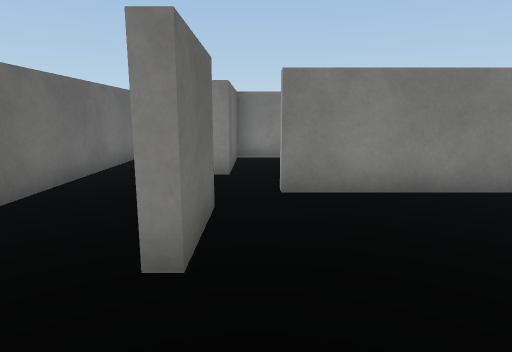
[1] (above)

17 first-person views from a walk through a Unity game level. The camera is 1.3 m above the floor, tilts 10° down and sees 75° across. The floor is counted in squares, 1 m on a side. Each view is taken from the middle of a square. On the plan, view 1 faces up. The plan holds only what a view shows up to about 14 squares ahead; the rest is blank. The player is left out. Surface patterns are stand-ins for the level's own textures.

[2]
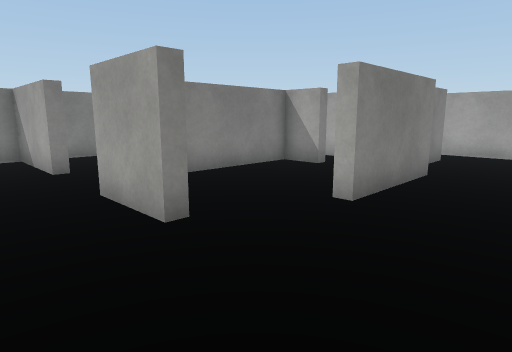

[3]
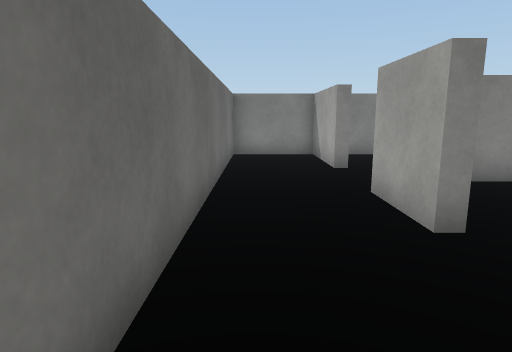

[4]
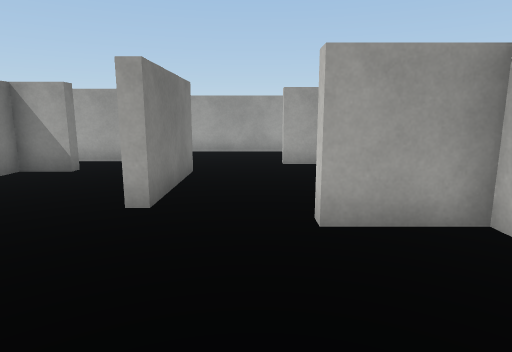

[5]
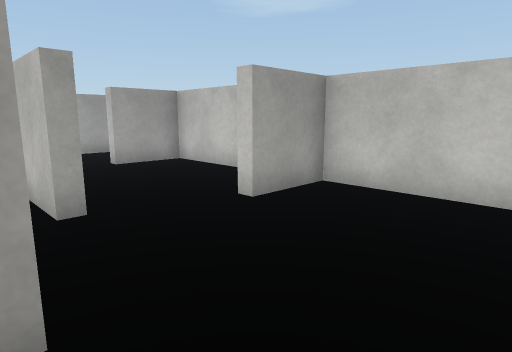

[6]
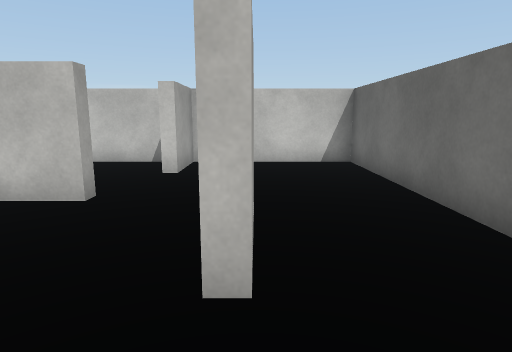

[7]
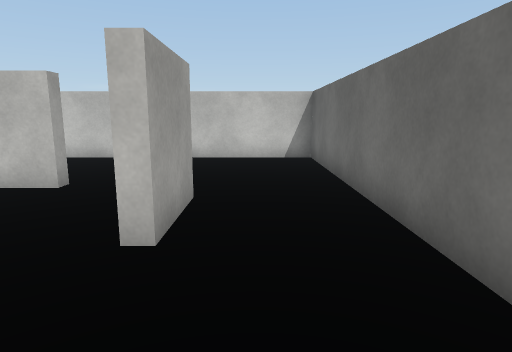

[8]
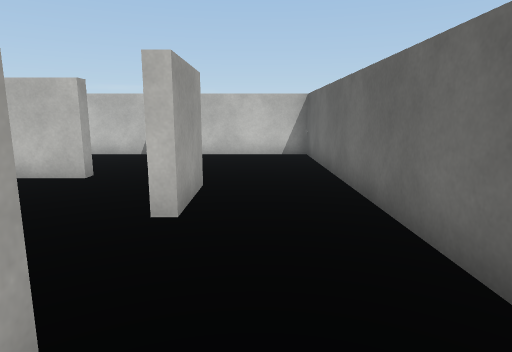

[9]
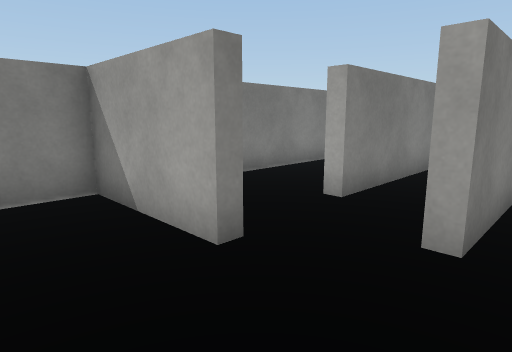

[10]
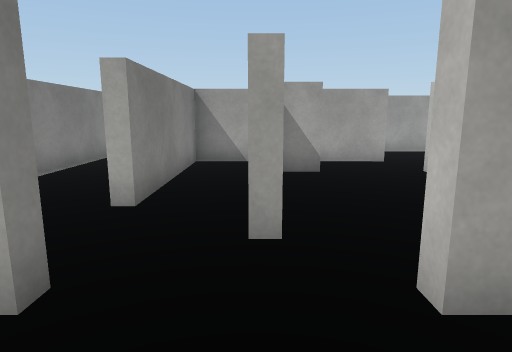

[11]
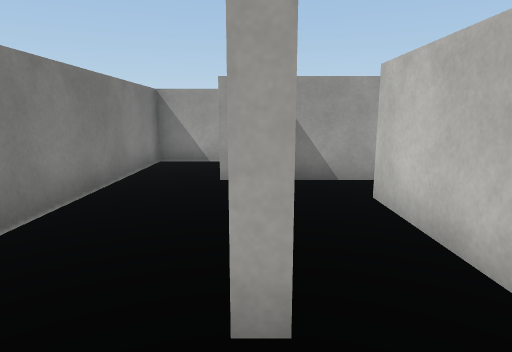

[12]
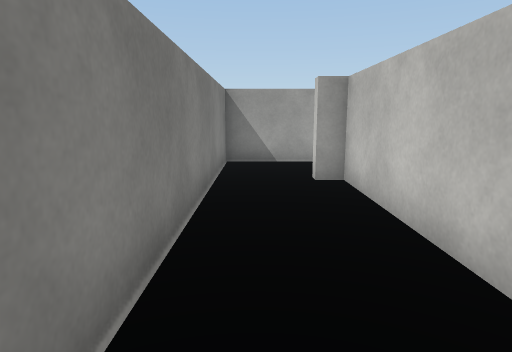

[13]
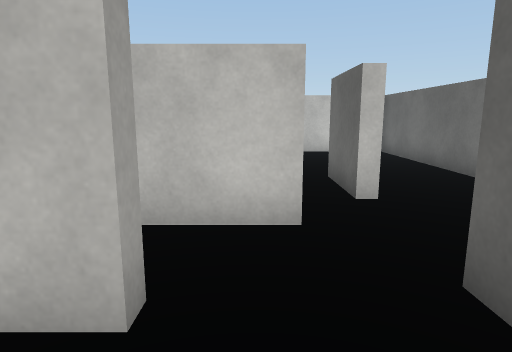

[14]
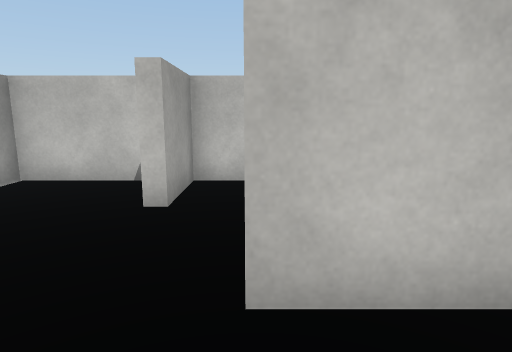

[15]
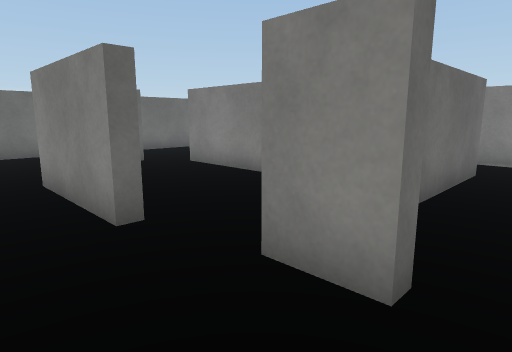

[16]
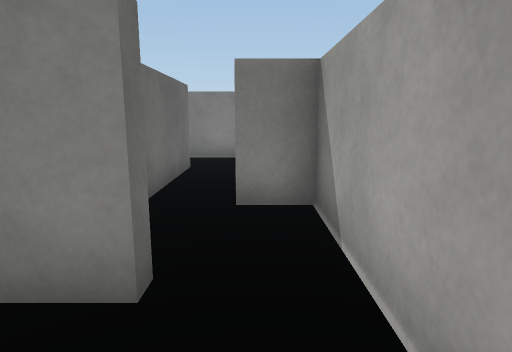

[17]
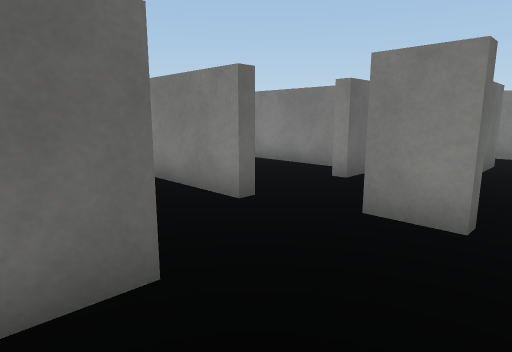

### Floor plan
Points are (right, up) in squares from view 1. A wall is a line through its corners. A room is listed if a view was taken in it or the views show most of it. See-through windows are left out.
Room 1 (views 1, 2, 3, 4, 5, 6, 7, 8, 9, 10, 11, 14)
walls: (-0.6, 4.8) (-0.6, 2.6) (-1, 2.6) (-1, 4.8) (-0.6, 4.8); (1.8, 1.5) (1.8, 1.9) (5.1, 1.9); (-0.6, 8.5) (-0.6, 7.6) (-1, 7.6) (-1, 10.9) (-3.8, 10.9) (-3.8, -2.8) (0.8, -2.8) (0.8, -0.8); (5.3, 5.4) (5.3, 4.5) (5, 4.5) (5, 5.7) (0.4, 5.7) (0.4, 6.1) (5.4, 6.1); (6.9, 2.2) (6.9, 7.8) (1.8, 7.8) (1.8, 8.1)
ways out: opening at (0.5, 8) to room 2; opening at (1.5, 0.5) to room 4; opening at (6, 2) to room 4
Room 2 (views 12, 13)
walls: (1.8, 8.1) (6.9, 8.1) (6.9, 8.7) (7.3, 8.7) (7.3, 5.1); (9.9, 8.2) (9.9, 10.9) (-0.6, 10.9) (-0.6, 8.5)
ways out: opening at (0.5, 8) to room 1; opening at (8, 5) to room 5
Room 3 (views 15, 16, 17)
walls: (6.3, -0.8) (6.7, -0.8) (6.7, -1.9); (8.2, 2.6) (8.2, 2.2) (6.9, 2.2); (7.2, -2.8) (9.9, -2.8) (9.9, 2.4)
ways out: opening at (7, 0.5) to room 4; opening at (9, 2) to room 5
Room 4 (no view inside)
walls: (5.1, 1.9) (5.1, 1.5) (1.8, 1.5); (0.8, -0.8) (1.2, -0.8); (1.8, -2.8) (6.3, -2.8) (6.3, -0.8)
ways out: opening at (1.5, 0.5) to room 1; opening at (6, 2) to room 1; opening at (7, 0.5) to room 3
Room 5 (no view inside)
walls: (9.9, 2.4) (9.9, 4.9) (8.6, 4.9)
ways out: opening at (8, 5) to room 2; opening at (9, 2) to room 3

Positions as (right, up) in squares from view 1, and headings:
1: (0, 0), facing up
2: (-3, -1), facing up-right
3: (-3, -1), facing up
4: (-3, 0), facing right
5: (-3, 3), facing down-right
6: (-1, 7), facing down
7: (-2, 8), facing down
8: (-2, 9), facing down
9: (-3, 5), facing up-right
10: (-3, 6), facing right
11: (0, 8), facing right
12: (0, 10), facing right
13: (1, 10), facing down
14: (5, 4), facing down
15: (9, 0), facing up-left
16: (9, 0), facing up
17: (9, -2), facing up-left
